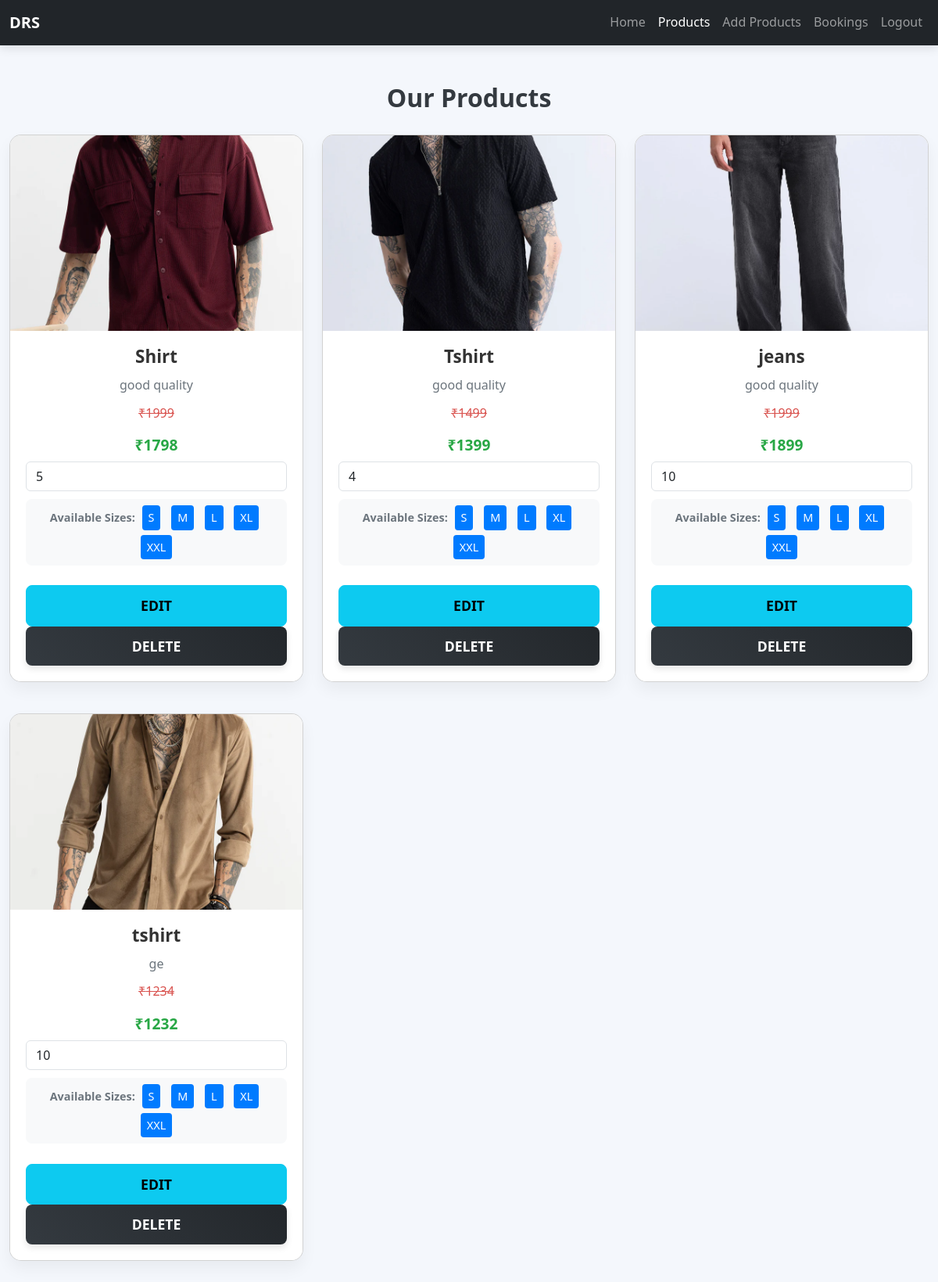
/products/ (signed in), run on an earlier commit of the app's database.
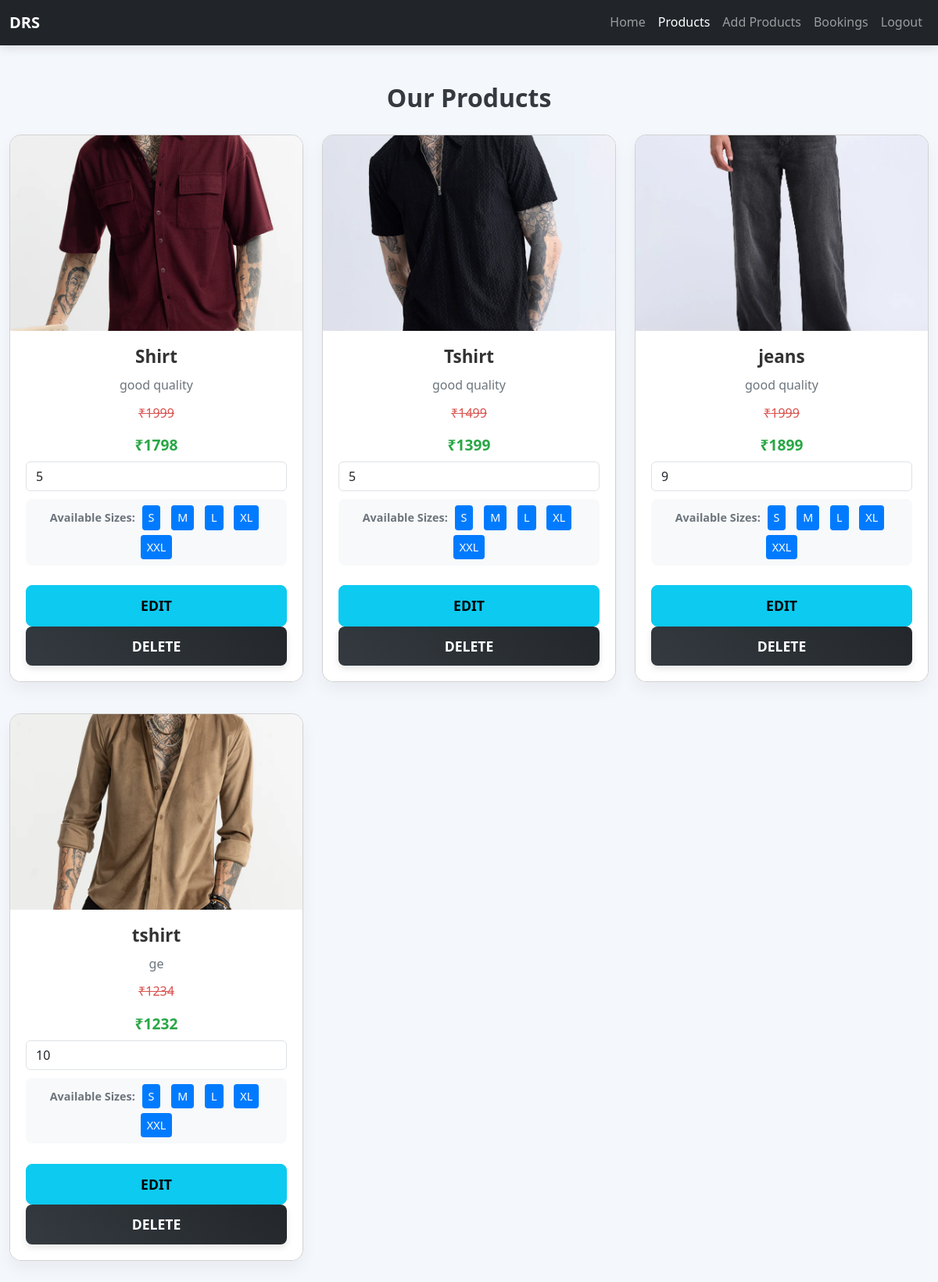
And on a later commit of the database.
### app/models.py (models this page shows, shortened)
class Product(models.Model):
    pro_id=models.TextField()
    name=models.TextField()
    price=models.IntegerField()
    ofr_price=models.IntegerField()
    img=models.FileField()
    dis=models.TextField()
    sizes = models.ManyToManyField(Size, related_name='Sizes')
    quantity = models.PositiveIntegerField(default=0)  # New field for stock quantity

### app/views.py (the view)
# urls.py: path('products/',views.products),
def products(req):
    if 'drs_shop' in req.session:
        data=Product.objects.all()
        return render(req,'shop/Products.html',{'data':data})
    else:
        return redirect(shp_login)

### templates/shop/Products.html (shortened to what this page needs)
<!DOCTYPE html>
<html lang="en">
<head>
    <link href="https://cdn.jsdelivr.net/npm/bootstrap@5.3.3/dist/css/bootstrap.min.css" rel="stylesheet">
</head>
<body>
    <nav class="navbar navbar-expand-lg navbar-dark bg-dark">
        <div class="container">
            <a class="navbar-brand" href="#">DRS</a>
            <div class="collapse navbar-collapse" id="navbarNav">
                <ul class="navbar-nav ms-auto">
                    <li class="nav-item"><a class="nav-link" href="/shp_home">Home</a></li>
                    <li class="nav-item"><a class="nav-link active" href="#">Products</a></li>
                    <li class="nav-item"><a class="nav-link" href="/add_prod">Add Products</a></li>
                    <li class="nav-item"><a class="nav-link" href="/bookings">Bookings</a></li>
                    <li class="nav-item"><a class="nav-link" href="/shp_logout">Logout</a></li>
                </ul>
            </div>
        </div>
    </nav>
    <div class="container py-5">
        <h2>Our Products</h2>
        <div class="row">
          {% for product in data %}
          <div class="col-lg-4 col-md-6 col-sm-12">
            <div class="card">
              <img class="card-img-top" src="{{product.img.url}}" alt="Product image">
              <div class="card-body">
                <h4 class="card-title">{{product.name}}</h4>
                <p class="card-text">{{product.dis}}</p>
                <div class="price-section">
                    <p class="original-price">₹{{product.price}}</p>
                    <h4 class="offer-price">₹{{product.ofr_price}}</h4>
                    <div class="quantity">
                        <input type="number" id="qty-{{ product.pk }}" class="form-control quantity-input" min="1" value="{{ product.quantity }}">
                    </div>
                </div>
                <div class="size-list">
                    <strong>Available Sizes:</strong>
                    {% for size in product.sizes.all %}
                        <span>{{ size.size }}</span>
                    {% empty %}
                        <span>No sizes available</span>
                    {% endfor %}
                </div><br>
                <a href="{% url 'edit_prod' pid=product.id %}" class="btn btn-info">Edit</a>
                <a href="delete_prod/{{product.pk}}" class="btn btn-dark">Delete</a>
              </div>
            </div>
          </div>
          {% endfor %}
        </div>
    </div>
</body>
</html>

What changed in the data, as far as the page shows it:
changed Product "Tshirt": quantity "4" → "5"
changed Product "jeans": quantity "10" → "9"
